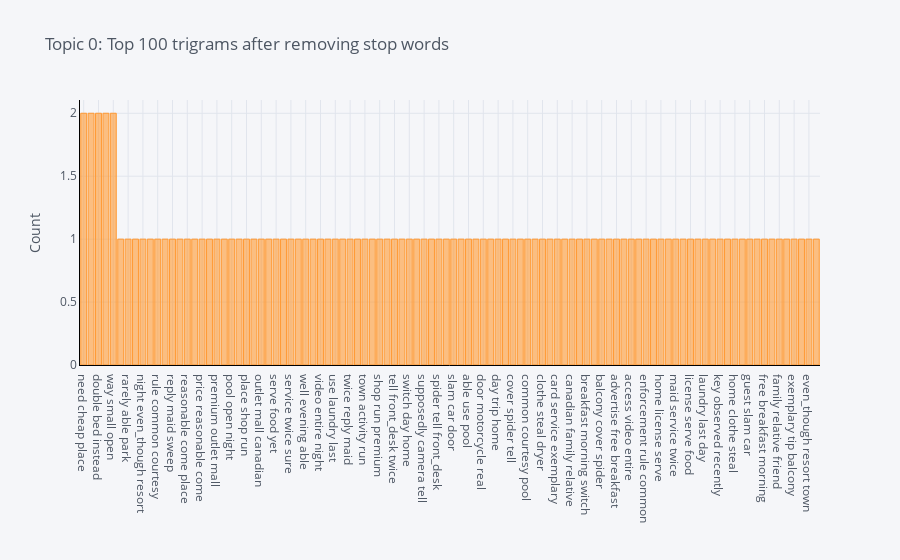

The code cell stored with this chart in its notebook:
### Code cell
plot_model(model=lda, plot = 'trigram')

### Figure 1 — Plotly figure (JSON) as saved in the notebook; plotly's stock layout.template omitted (floating-point values rounded to 4 significant figures)
{"data": [{"marker": {"color": "rgba(255, 153, 51, 0.6)", "line": {"color": "rgba(255, 153, 51, 1.0)", "width": 1}}, "name": "count", "orientation": "v", "text": "", "type": "bar", "x": ["need cheap place", "tv reception terrible", "double bed instead", "choose base review", "way small open", "night maid service", "rarely able park", "run well evening", "night even_though resort", "run premium outlet", "rule common courtesy", "resort town activity", "reply maid sweep", "recently clean book", "reasonable come place", "real enforcement rule", "price reasonable come", "observed recently clean", "premium outlet mall", "service exemplary tip", "pool open night", "pool entire use", "place shop run", "park time guest", "outlet mall canadian", "open night even_though", "serve food yet", "able park time", "service twice sure", "tip card service", "well evening able", "visit iron wrinkle", "video entire night", "use pool entire", "use laundry last", "twice sure leave", "twice reply maid", "trip home clothe", "town activity run", "tip balcony cover", "shop run premium", "time guest slam", "tell front_desk twice", "tell access video", "switch day home", "sure leave tip", "supposedly camera tell", "steal dryer supposedly", "spider tell front_desk", "motorcycle real enforcement", "slam car door", "morning switch day", "able use pool", "mall canadian family", "door motorcycle real", "disappoint visit iron", "day trip home", "day home license", "cover spider tell", "courtesy pool open", "common courtesy pool", "come place shop", "clothe steal dryer", "clean book line", "card service exemplary", "car door motorcycle", "canadian family relative", "camera tell access", "breakfast morning switch", "book line price", "balcony cover spider", "arrive key observed", "advertise free breakfast", "activity run well", "access video entire", "dryer supposedly camera", "enforcement rule common", "entire night maid", "home license serve", "maid sweep turn", "maid service twice", "line price reasonable", "license serve food", "leave tip card", "laundry last day", "last day trip", "key observed recently", "iron wrinkle false", "home clothe steal", "entire use laundry", "guest slam car", "front_desk twice reply", "free breakfast morning", "food yet back", "family relative friend", "false advertise free", "exemplary tip balcony", "evening able use", "even_though resort town", "wrinkle false advertise"], "y": [2, 2, 2, 2, 2, 1, 1, 1, 1, 1, 1, 1, 1, 1, 1, 1, 1, 1, 1, 1, 1, 1, 1, 1, 1, 1, 1, 1, 1, 1, 1, 1, 1, 1, 1, 1, 1, 1, 1, 1, 1, 1, 1, 1, 1, 1, 1, 1, 1, 1, 1, 1, 1, 1, 1, 1, 1, 1, 1, 1, 1, 1, 1, 1, 1, 1, 1, 1, 1, 1, 1, 1, 1, 1, 1, 1, 1, 1, 1, 1, 1, 1, 1, 1, 1, 1, 1, 1, 1, 1, 1, 1, 1, 1, 1, 1, 1, 1, 1, 1]}], "layout": {"legend": {"bgcolor": "#F5F6F9", "font": {"color": "#4D5663"}}, "paper_bgcolor": "#F5F6F9", "plot_bgcolor": "#F5F6F9", "title": {"font": {"color": "#4D5663"}, "text": "Topic 0: Top 100 trigrams after removing stop words"}, "xaxis": {"gridcolor": "#E1E5ED", "linecolor": "black", "showgrid": true, "tickfont": {"color": "#4D5663"}, "title": {"font": {"color": "#4D5663"}, "text": ""}, "zerolinecolor": "#E1E5ED"}, "yaxis": {"gridcolor": "#E1E5ED", "linecolor": "black", "showgrid": true, "tickfont": {"color": "#4D5663"}, "title": {"font": {"color": "#4D5663"}, "text": "Count"}, "zerolinecolor": "#E1E5ED"}}}
